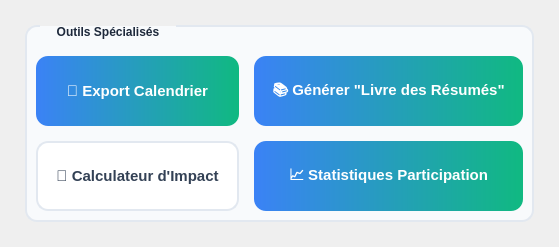
             <widget class="QWidget" name="tabActionsAvancees">
              <attribute name="title">
               <string>🚀 Actions Avancées</string>
              </attribute>
              <layout class="QVBoxLayout" name="verticalLayoutTabActions">
               <property name="spacing">
                <number>20</number>
               </property>
               <property name="leftMargin">
                <number>25</number>
               </property>
               <property name="topMargin">
                <number>25</number>
               </property>
               <property name="rightMargin">
                <number>25</number>
               </property>
               <property name="bottomMargin">
                <number>25</number>
               </property>
               <item>
                <widget class="QGroupBox" name="groupBoxOutilsSpecialises">
                 <property name="styleSheet">
                  <string notr="true">
QGroupBox {
    background-color: #f8fafc;
    border: 2px solid #e2e8f0;
    border-radius: 12px;
    margin-top: 1.5em;
    padding-top: 20px;
    font-weight: bold;
    color: #1e293b;
}
QGroupBox::title {
    subcontrol-origin: margin;
    subcontrol-position: top left;
    padding: 0 15px;
    left: 15px;
    color: #1e293b;
    font-size: 16px;
    font-weight: 700;
}
                 </string>
                 </property>
                 <property name="title">
                  <string>Outils Spécialisés</string>
                 </property>
                 <layout class="QGridLayout" name="gridLayoutOutils">
                  <property name="spacing">
                   <number>15</number>
                  </property>
                  <item row="0" column="0">
                   <widget class="QPushButton" name="btnExportCalendrier">
                    <property name="minimumSize">
                     <size>
                      <width>0</width>
                      <height>70</height>
                     </size>
                    </property>
                    <property name="cursor">
                     <cursorShape>PointingHandCursor</cursorShape>
                    </property>
                    <property name="styleSheet">
                     <string notr="true">
QPushButton {
    background: qlineargradient(x1:0, y1:0, x2:1, y2:0, stop:0 #3b82f6, stop:1 #10b981);
    color: white;
    border: none;
    border-radius: 12px;
    padding: 18px;
    font-size: 15px;
    font-weight: 600;
}
QPushButton:hover {
    background: qlineargradient(x1:0, y1:0, x2:1, y2:0, stop:0 #2563eb, stop:1 #059669);
}
                    </string>
                    </property>
                    <property name="text">
                     <string>📆 Export Calendrier</string>
                    </property>
                   </widget>
                  </item>
                  <item row="0" column="1">
                   <widget class="QPushButton" name="btnLivreResumes">
                    <property name="minimumSize">
                     <size>
                      <width>0</width>
                      <height>70</height>
                     </size>
                    </property>
                    <property name="cursor">
                     <cursorShape>PointingHandCursor</cursorShape>
                    </property>
                    <property name="styleSheet">
                     <string notr="true">
QPushButton {
    background: qlineargradient(x1:0, y1:0, x2:1, y2:0, stop:0 #3b82f6, stop:1 #10b981);
    color: white;
    border: none;
    border-radius: 12px;
    padding: 18px;
    font-size: 15px;
    font-weight: 600;
}
QPushButton:hover {
    background: qlineargradient(x1:0, y1:0, x2:1, y2:0, stop:0 #2563eb, stop:1 #059669);
}
                    </string>
                    </property>
                    <property name="text">
                     <string>📚 Générer &quot;Livre des Résumés&quot;</string>
                    </property>
                   </widget>
                  </item>
                  <item row="1" column="0">
                   <widget class="QPushButton" name="btnCalculImpact">
                    <property name="minimumSize">
                     <size>
                      <width>0</width>
                      <height>70</height>
                     </size>
                    </property>
                    <property name="cursor">
                     <cursorShape>PointingHandCursor</cursorShape>
                    </property>
                    <property name="styleSheet">
                     <string notr="true">
QPushButton {
    background-color: white;
    color: #334155;
    border: 2px solid #e2e8f0;
    border-radius: 12px;
    padding: 18px;
    font-size: 15px;
    font-weight: 600;
}
QPushButton:hover {
    background-color: #f8fafc;
    border-color: #cbd5e1;
}
                    </string>
                    </property>
                    <property name="text">
                     <string>🧮 Calculateur d'Impact</string>
                    </property>
                   </widget>
                  </item>
                  <item row="1" column="1">
                   <widget class="QPushButton" name="btnStatsParticipation">
                    <property name="minimumSize">
                     <size>
                      <width>0</width>
                      <height>70</height>
                     </size>
                    </property>
                    <property name="cursor">
                     <cursorShape>PointingHandCursor</cursorShape>
                    </property>
                    <property name="styleSheet">
                     <string notr="true">
QPushButton {
    background: qlineargradient(x1:0, y1:0, x2:1, y2:0, stop:0 #3b82f6, stop:1 #10b981);
    color: white;
    border: none;
    border-radius: 12px;
    padding: 18px;
    font-size: 15px;
    font-weight: 600;
}
QPushButton:hover {
    background: qlineargradient(x1:0, y1:0, x2:1, y2:0, stop:0 #2563eb, stop:1 #059669);
}
                    </string>
                    </property>
                    <property name="text">
                     <string>📈 Statistiques Participation</string>
                    </property>
                   </widget>
                  </item>
                 </layout>
                </widget>
               </item>
               <item>
                <spacer name="verticalSpacerActions">
                 <property name="orientation">
                  <enum>Qt::Orientation::Vertical</enum>
                 </property>
                 <property name="sizeHint" stdset="0">
                  <size>
                   <width>0</width>
                   <height>0</height>
                  </size>
                 </property>
                </spacer>
               </item>
              </layout>
             </widget>
